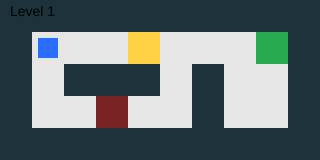
Frame 1 (no input)
Frame 60 (no input): identical to frame 1, image omitted
Frame 120 (the mouse pressed at the canvas centre since frame 60): identical to frame 1, image omitted

The p5.js sketch that drew this single still picture (run headless with seeded random() and noise() and a simulated clock; from frame 60 on, the mouse is pressed at the canvas centre):

// p5.js sketch
// ── sketch.js
/*
Week 4 — Simple Example: 2 Levels + Arrays + Loops
Course: GBDA302
Instructors: Dr. Karen Cochrane and David Han
Date: Feb. 5, 2026

PURPOSE (matches the instructions):
1. Generate a level using arrays/JSON data (LEVELS)
2. Use nested loops to draw tiles + obstacles + words
BONUS: Level 2 loads automatically when Level 1 is finished (reach the goal)
*/

const TS = 32; // tile size

/*
GRID LEGEND (numbers):
0 = floor
1 = wall
2 = obstacle
3 = word
4 = goal
*/

// LEVEL DATA (arrays/JSON-style)
const LEVELS = [
  {
    grid: [
      [1, 1, 1, 1, 1, 1, 1, 1, 1, 1],
      [1, 0, 0, 0, 3, 0, 0, 0, 4, 1],
      [1, 0, 1, 1, 1, 0, 1, 0, 0, 1],
      [1, 0, 0, 2, 0, 0, 1, 0, 0, 1],
      [1, 1, 1, 1, 1, 1, 1, 1, 1, 1],
    ],
  },
  {
    grid: [
      [1, 1, 1, 1, 1, 1, 1, 1, 1, 1],
      [1, 0, 3, 0, 0, 0, 1, 0, 4, 1],
      [1, 0, 1, 1, 1, 0, 1, 0, 0, 1],
      [1, 0, 0, 2, 0, 0, 0, 0, 0, 1],
      [1, 1, 1, 1, 1, 1, 1, 1, 1, 1],
    ],
  },
];

// current level + player
let levelIndex = 0;
let grid = [];
let pr = 1; // player row
let pc = 1; // player col

function loadLevel(i) {
  levelIndex = i;

  // copy level grid so we can edit it (remove words)
  const src = LEVELS[levelIndex].grid;
  grid = [];
  for (let r = 0; r < src.length; r++) {
    grid[r] = [...src[r]];
  }

  // reset player
  pr = 1;
  pc = 1;

  // canvas matches grid size
  createCanvas(grid[0].length * TS, grid.length * TS);
  noStroke();
}

function setup() {
  loadLevel(0);
}

function draw() {
  background(240);

  // LOOP: draw tiles from the array (dynamic placement)
  for (let r = 0; r < grid.length; r++) {
    for (let c = 0; c < grid[0].length; c++) {
      const t = grid[r][c];

      if (t === 1)
        fill(30, 50, 60); // wall
      else if (t === 2)
        fill(120, 35, 35); // obstacle
      else if (t === 3)
        fill(255, 210, 70); // word
      else if (t === 4)
        fill(40, 170, 80); // goal
      else fill(230); // floor

      rect(c * TS, r * TS, TS, TS);
    }
  }

  // player
  fill(40, 110, 255);
  rect(pc * TS + 6, pr * TS + 6, TS - 12, TS - 12);

  // tiny label
  fill(0);
  textSize(14);
  text("Level " + (levelIndex + 1), 10, 16);
}

function keyPressed() {
  let dr = 0,
    dc = 0;
  if (keyCode === UP_ARROW) dr = -1;
  if (keyCode === DOWN_ARROW) dr = 1;
  if (keyCode === LEFT_ARROW) dc = -1;
  if (keyCode === RIGHT_ARROW) dc = 1;

  const nr = pr + dr;
  const nc = pc + dc;

  // bounds
  if (nr < 0 || nr >= grid.length || nc < 0 || nc >= grid[0].length) return;

  const next = grid[nr][nc];

  // blocked by wall or obstacle
  if (next === 1 || next === 2) return;

  // move
  pr = nr;
  pc = nc;

  // collect word (turn into floor)
  if (next === 3) grid[nr][nc] = 0;

  // BONUS: finish level (goal) -> load next
  if (next === 4 && levelIndex < LEVELS.length - 1) {
    loadLevel(levelIndex + 1);
  }
}
